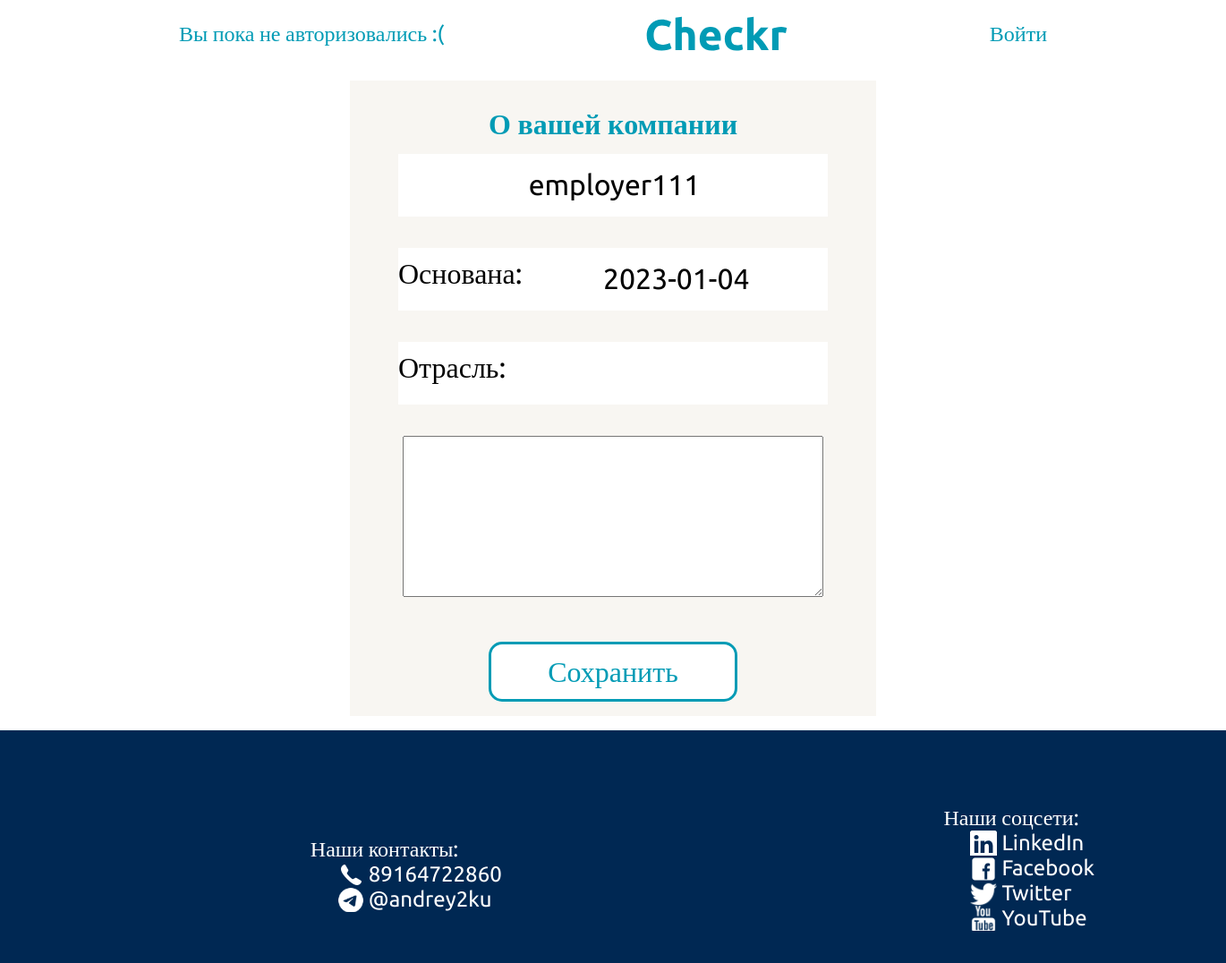
/lk/9/change_company_info, run on an earlier commit of the app's database.
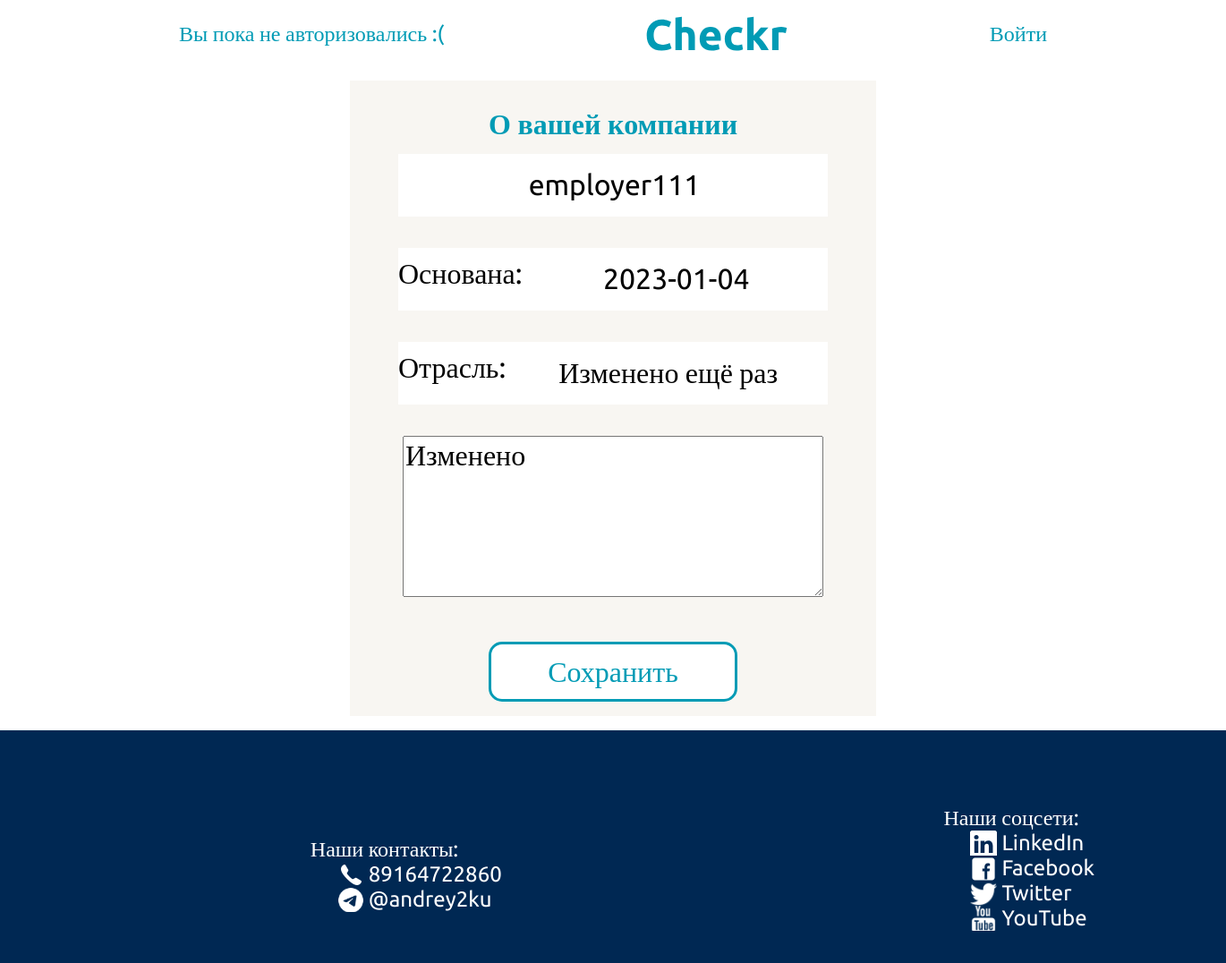
And on a later commit of the database.
### my_hh_app/models.py (models this page shows, shortened)
class Companies(models.Model):
    company_name = models.CharField("company_name", max_length=200)
    author = models.ForeignKey(User, on_delete=models.SET_NULL, default="", null=True)
    foundation_data = models.DateField("foundation_data", default=datetime.datetime.now(), null=True)
    industry = models.CharField("industry", max_length=200, default="", null=True)
    strategy_description = models.TextField("Strategy_description", default="", null=True)

### lk/views.py (the view, shortened to what this page needs)
# urls.py: path('<int:pk>/change_company_info', views.change_company_info),
def change_company_info(request, pk):
    context = {}
    info = Companies.objects.get(id=pk)
    form = CompaniesForm(instance=info)
    context["form"] = form
    return render(request, "lk/change_company_info.html", context)

### lk/forms.py
class CompaniesForm(forms.ModelForm):
    company_name = forms.CharField(max_length=200,widget=forms.TextInput( attrs={"class":"edit__input" ,}))
    foundation_data = forms.CharField(max_length=200,widget=forms.TextInput( attrs={"class":"edit__input" ,}))
    industry = forms.CharField(max_length=200,widget=forms.TextInput( attrs={"class":"edit__input" ,}))
    strategy_description = forms.CharField(
        widget = forms.Textarea(attrs={'class': 'strategy__description__input'})
    )
    class Meta:
        model = Companies
        fields = ["company_name",
                  "foundation_data",
                  "industry",
                  "strategy_description",
                  ]

### my_hh_app/templates/lk/change_company_info.html (shortened to what this page needs)
{% extends 'my_hh_app/base.html' %}
{% block content %}
<form method="post">
  <div class="login__div">
    <p class=employer__lk__p>О вашей компании</p>
    <div class="login__input__div">
      <div class="edit__div">
        {{form.company_name}}
      </div>
    </div>
    <div class="login__input__div">
      <div class="edit__div"> <span class="disc__line">Основана:</span>
        {{form.foundation_data}}
      </div>
    </div>
    <div class="login__input__div">
      <div class="edit__div"> <span class="disc__line">Отрасль:</span>
        {{form.industry}}
      </div>
    </div>
    <div class="company__info__big">
      {{form.strategy_description}}
    </div>
    <button type="submit" class="login__btn">
      <p class="login__btn__p">Сохранить</p>
    </button>
  </div>
</form>
{%endblock %}

### my_hh_app/templates/my_hh_app/base.html (shortened to what this page needs)
<head>
  {% load static %}
  <link rel="stylesheet" href="{% static 'my_hh_app/css/normalize.min.css' %}">
  <link rel="stylesheet" href="{% static 'my_hh_app/css/style.css' %}">
</head>
{% load static %}
<header>
    <nav class="header__nav">
        {% if request.user.is_authenticated == False %}
      <a class="header__link" href="http://127.0.0.1:8000/accounts/login">Вы пока не авторизовались :( </a>
      <a class="logo" href="http://127.0.0.1:8000/" ><img src="{% static 'my_hh_app/images/Checkr.svg' %}"></a>
      <a class="header__link" href="http://127.0.0.1:8000/accounts/login"> Войти</a>
        {% else %}
        <a class="header__link" href="http://127.0.0.1:8000/lk">{{request.user}} </a>
      <a class="logo" href="http://127.0.0.1:8000/" ><img src="{% static 'my_hh_app/images/Checkr.svg' %}"></a>
      <a class="header__link" href="http://127.0.0.1:8000/exit"> Выйти</a>
        {% endif %}
    </nav>
  </header>
{% block content %}
{%endblock%}
<footer class="footer">
    <ul class="our__contacts_ul">Наши контакты:
      <li class="our__phone">89164722860</li>
      <li class="our__tg">@andrey2ku</li>
    </ul>
    <ul class="our__links"> Наши соцсети:
      <li class="is-linkedin"><a class="our__links__link"href="#" title="LinkedIn" target="_blank"
          rel="noopener noreferrer"><span>LinkedIn</span></a></li>
      <li class="is-facebook"><a class="our__links__link" href="#" title="Facebook" target="_blank"
          rel="noopener noreferrer"> <span>Facebook</span></a></li>
      <li class="is-twitter"><a class="our__links__link" href="#" title="Twitter" target="_blank"
          rel="noopener noreferrer"> <span>Twitter</span></a></li>
      <li class="is-youtube"><a class="our__links__link" href="#" title="YouTube"
          target="_blank" rel="noopener noreferrer"> <span>YouTube</span></a></li>
    </ul>
  </footer>

### my_hh_app/static/my_hh_app/css/style.css (style rules this page uses)
header { padding-left: 200px; padding-right: 200px; }
input { width: 100%; height: 70px; outline: 0; outline-offset: 0px; border: none; padding-left:50px; display: block; color: #009BB5; font-family: 'Ubuntu'; font-style: normal; font-weight: 300; font-size: 20px; line-height: 28px; }
input::placeholder { color: #009BB5; font-family: 'Ubuntu'; font-style: normal; font-weight: 300; font-size: 20px; line-height: 28px; }
textarea::placeholder { color: #009BB5; }
.header__nav { height: 75px; max-width: 1500px; width: 100%; margin: 0 auto; display: flex; justify-content: space-between; align-items: center; }
.header__link { text-decoration: none; font-size: 24px; font-weight: 400; color: #009BB5; }
.footer { display: flex; justify-content: space-around; position: relative; margin: 0 auto; width: 100%; padding-left: 80px; padding-right: 80px; max-width: 1500px; height: 260px; background-color: #002853; }
.our__contacts_ul { padding-top: 95px; font-family: 'Ubuntu'; font-style: normal; font-weight: 400; font-size: 24px; line-height: 28px; color: #FFFFFF; list-style-type: none; }
.our__phone { margin-left: 30px; padding-left:35px ; background: url("../images/telephone.svg") no-repeat; }
.our__tg { margin-left: 30px; padding-left:35px ; background: url("../images/tg.svg") no-repeat; }
.our__links { padding-top: 60px; font-family: 'Ubuntu'; font-style: normal; font-weight: 400; font-size: 24px; line-height: 28px; color: #FFFFFF; list-style-type: none; }
.our__links__link { text-decoration: none; font-family: 'Ubuntu'; font-style: normal; font-weight: 400; font-size: 24px; line-height: 28px; color: #FFFFFF; }
.is-linkedin { background: url("../images/linkedin.svg") no-repeat; margin-left: 30px; padding-left:35px }
.is-facebook { background: url("../images/facebook.svg") no-repeat; margin-left: 30px; padding-left:35px }
.is-twitter { background: url("../images/twitter.svg") no-repeat; margin-left: 30px; padding-left:35px }
.is-youtube { background: url("../images/youtube.svg") no-repeat; margin-left: 30px; padding-left:35px }
.login__div { margin-top: 15px; margin-left: auto; margin-right: auto; width: 588px; height: 680px; background-color: #F8F6F2; padding-top: 30px; justify-content: space-between; }
.login__input__div { margin: 0 auto; width: 480px; height: 70px; background-color: #fff; margin-bottom: 35px; }
button { padding-left: 6px; padding-right: 6px; font-family: 'Ubuntu'; font-style: normal; font-weight: 400; font-size: 20px; line-height: 23px; background: #fff; color: #009BB5; border: 2px solid; border-radius: 5px; border-color: #009BB5; }
.login__btn { justify-content: center; display: flex; margin: 0 auto; width: 278px; height: 66.84px; font-family: 'Ubuntu'; font-style: normal; font-weight: 500; font-size: 32px; line-height: 37px; color: #009BB5; border: 3px solid #009BB5; border-radius: 15px; text-decoration: none; background: #fff; }
.login__btn__p { margin-top: auto; margin-bottom: auto; }
.employer__lk__p { width: 343px; font-size: 32px; font-family: 'Ubuntu'; font-style: normal; font-weight: 700; color: #009BB5; margin: 0 auto 15px; text-align: center; }
.company__info__big { text-align: center; width: 470px; height: 180px; background-color: #fff; margin:10px auto; font-family: 'Ubuntu'; font-style: normal; font-weight: 400; font-size: 32px; line-height: 37px; color: #000000; position: relative; justify-content: center; margin-bottom: 50px; }
.edit__div { display: flex; }
.disc__line { font-family: 'Ubuntu'; font-style: normal; font-weight: 400; font-size: 32px; line-height: 37px; color: #000000; display: flex; margin-top: 10px; }
.edit__input { padding-left: 5px; background: none; font-family: 'Ubuntu'; font-style: normal; font-weight: 400; font-size: 32px; line-height: 37px; color: #000000; text-align: center; }
.edit__input::placeholder { font-family: 'Ubuntu'; font-style: normal; font-weight: 400; font-size: 32px; line-height: 37px; color: #000000; text-align: center; }
.strategy__description__input { width: 470px; height: 180px; }

What changed in the data, as far as the page shows it:
changed Companies "employer111": industry (not shown) → "Изменено ещё раз"; strategy_description (not shown) → "Изменено"
